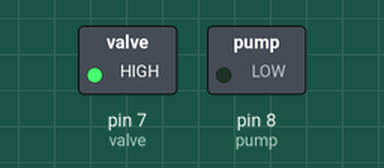
A sketch run on a simulated Arduino Uno, built with avr-gcc and run on an emulated ATmega328P. On the bench: switched loads named in the sketch (green lamp = pin HIGH).

Above: at 2.5 s.
At 7.5 s:
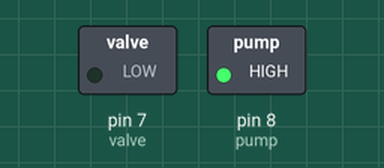
Timing chart, 0 to 13.0 s (numbered marks = the images above):
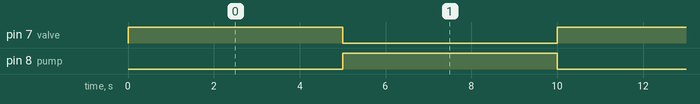

Measured:
- by itself, pin 7 (valve), pin 8 (pump): alternates HIGH for 5.0 s and LOW for 5.0 s

The sketch:

arduino_suction_cup.ino
```cpp
/*
 * Script for handling a vacuum suction cup with an air pump and solenoid valve
 * Makes use of relays
 *
 * General operation:
 *   * Move suction cup on top of the object to be picked up
 *   * Turn on pump, leave solenoid valve at rest (means there is a direct connection between pump and suction cup)
 *   * Move to pick up object
 *   * Turn on solenoid valve (the connection on the vent is blocked, and object can fall)
 *
 * Inspired by: https://www.open-electronics.org/robot-arm-with-pick-place-part-2/
 */


int pump = 8;
int valve = 7;

void setup() {

  // Relays setup
  pinMode(pump, OUTPUT);
  pinMode(valve, OUTPUT);

  // Relays initial state - pump and valve are off
  digitalWrite(pump, HIGH);
  digitalWrite(valve, HIGH);
}

void loop() {

  // Simple demostration - sucking for a few seconds and then releasing

  // Start the pump, ensure valve is off
  digitalWrite(pump, LOW); // on
  digitalWrite(valve, HIGH); // off

  delay(5000);

  // Turn off the pump, turn the valve on
  digitalWrite(valve, LOW); // on
  digitalWrite(pump, HIGH); // off

  delay(5000);
}
```
